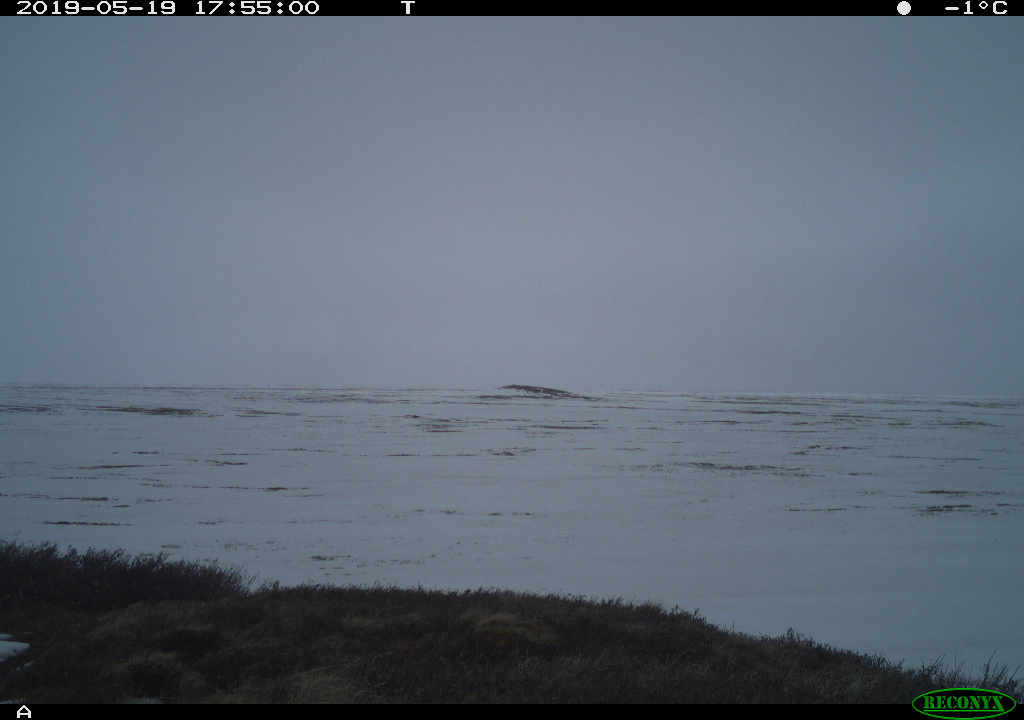
#> input picture img_DS/prudhoe12_DS/raw/2019/100RECNX/RCNX4143.JPG, 2048 x 1440 px, given as the content of the folder DS, which was not available (shown at 1/2 size)
$ python resize.py
#> lines starting #> are read from the running program, lines starting #| are printed output that depends on the picture
from PIL import Image
from pathlib import Path
import os

dst = 'DS_half'

os.makedirs(dst, exist_ok=True)
os.makedirs(os.path.join(dst, 'label'), exist_ok=True)
os.makedirs(os.path.join(dst, 'raw'), exist_ok=True)

fns = Path('DS/').rglob('*.*G')
for i in fns:

    img = Image.open(i)
#> img is the input picture: PIL image 2048x1440 RGB; mean R, G, B 93.6, 105.4, 117.3
    img = img.resize((img.width // 2, img.height // 2))
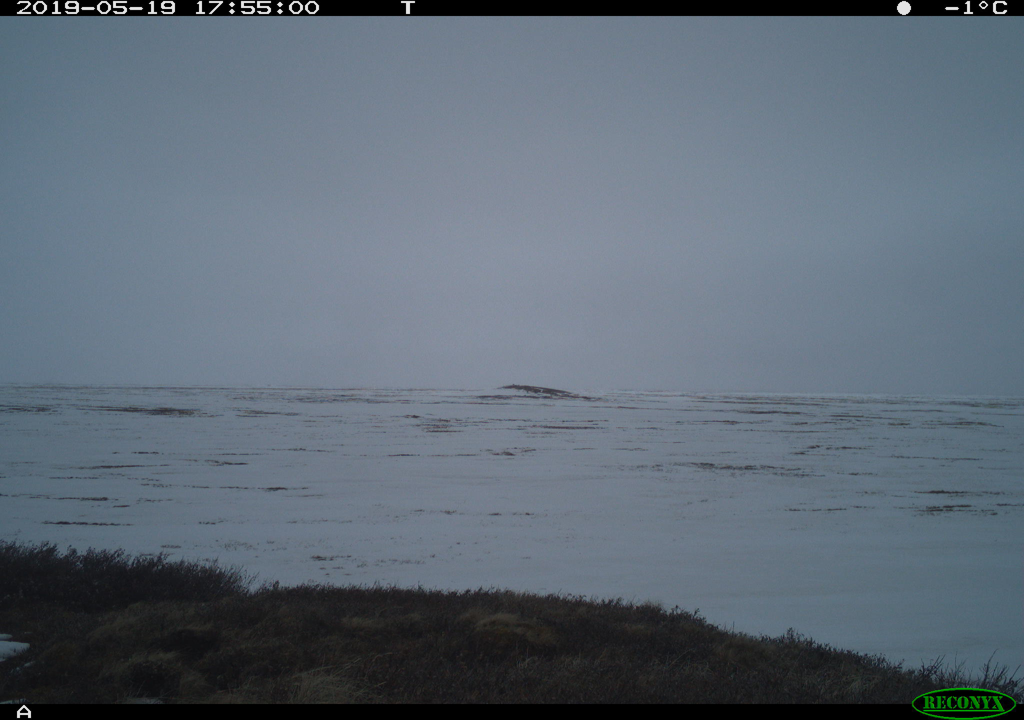
#> img: PIL image 1024x720 RGB; mean R, G, B 93.6, 105.4, 117.3

    new_fn = str(i)[3:].replace('/','_')
    typ = 'label' if (new_fn[:5] == 'label') else 'raw'

    img.save(os.path.join(dst, typ, new_fn))
    print(i)

$ run again, on img_DS/prudhoe12_DS/raw/2019/101RECNX/RCNX0661.JPG
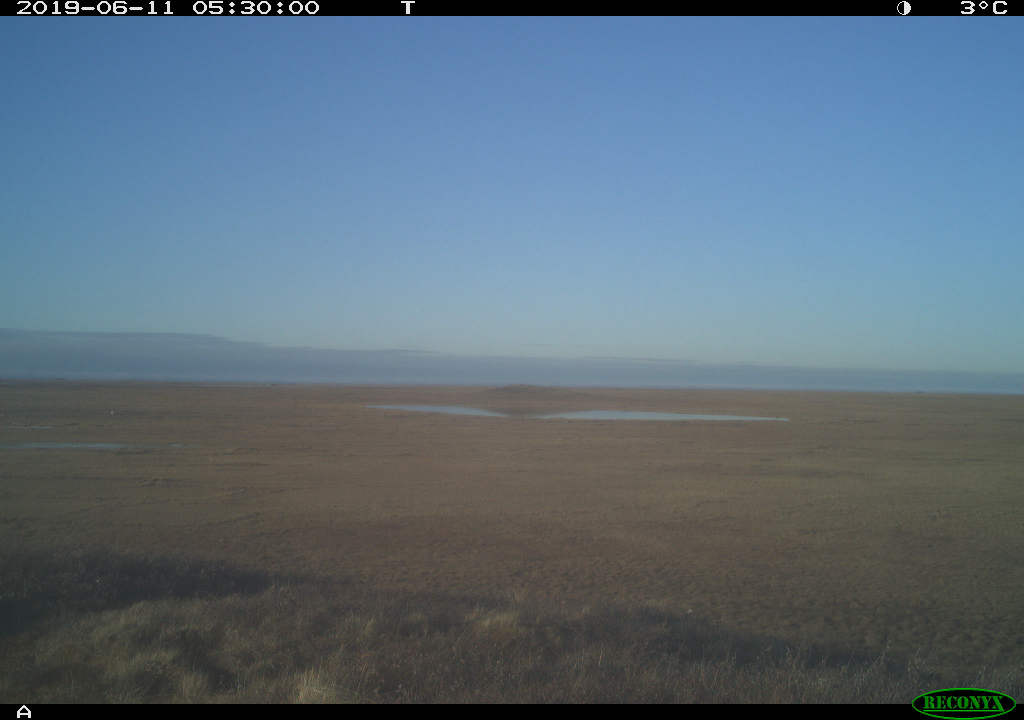
#> input picture img_DS/prudhoe12_DS/raw/2019/101RECNX/RCNX0661.JPG, 2048 x 1440 px, given as the content of the folder DS, which was not available (shown at 1/2 size)
#> img is the input picture: PIL image 2048x1440 RGB; mean R, G, B 91.6, 109.5, 122.9
#> `img = img.resize((img.width // 2, img.height // 2))`:
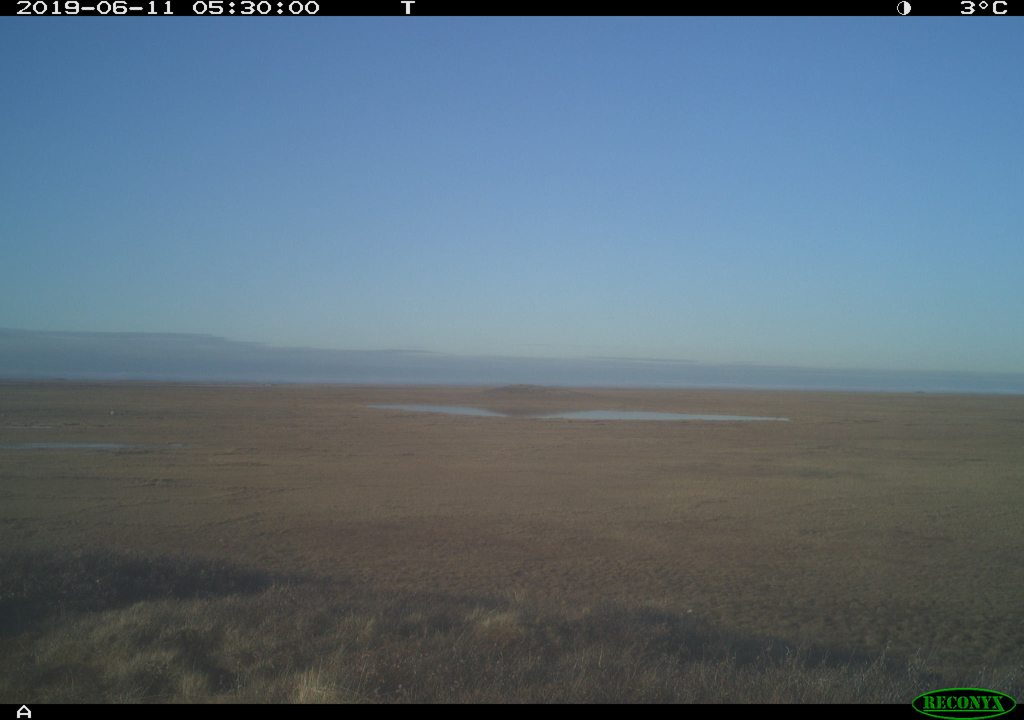
#> img: PIL image 1024x720 RGB; mean R, G, B 91.6, 109.5, 122.9

$ run again, on img_DS/prudhoe12_DS/raw/2019_Summer/100RECNX/RCNX3459.JPG
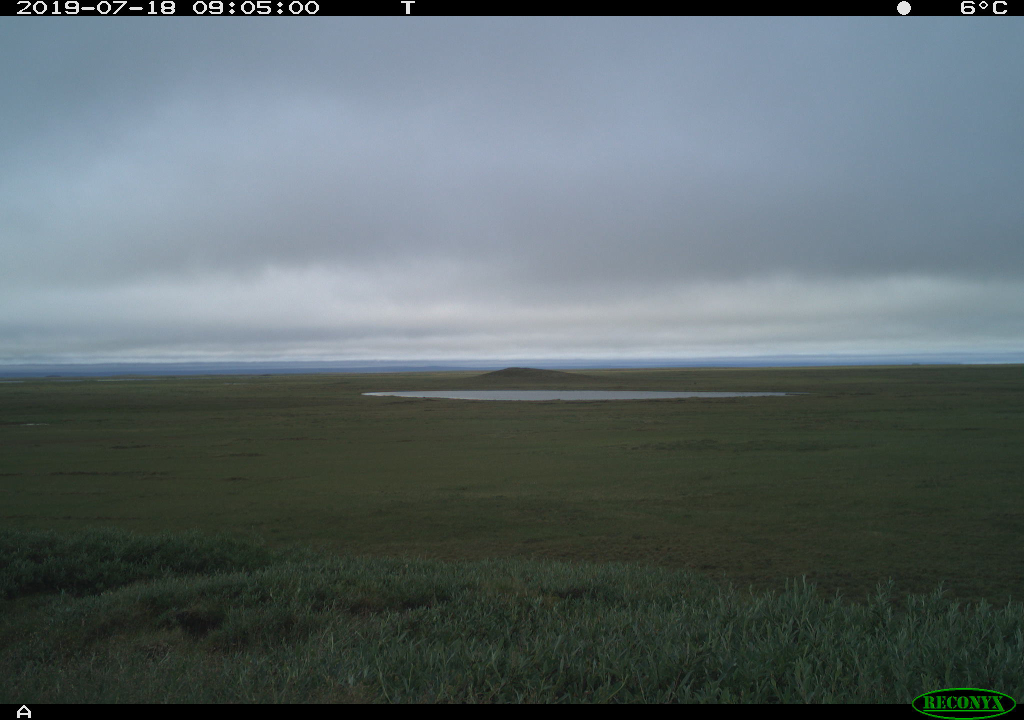
#> input picture img_DS/prudhoe12_DS/raw/2019_Summer/100RECNX/RCNX3459.JPG, 2048 x 1440 px, given as the content of the folder DS, which was not available (shown at 1/2 size)
#> img is the input picture: PIL image 2048x1440 RGB; mean R, G, B 91.4, 103.1, 105.3
#> `img = img.resize((img.width // 2, img.height // 2))`:
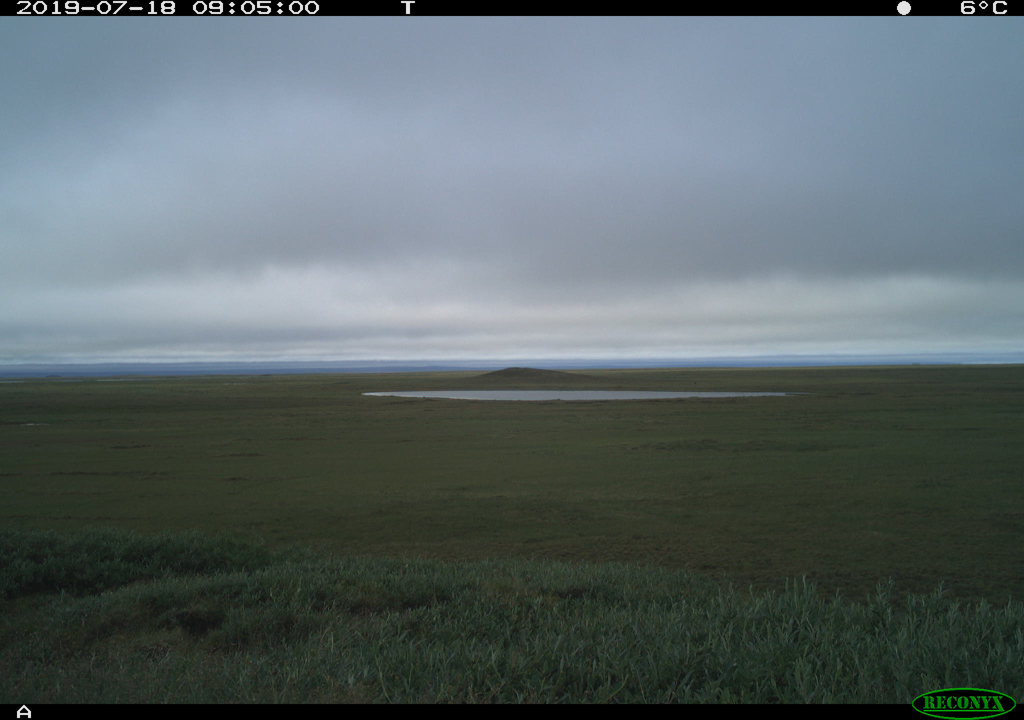
#> img: PIL image 1024x720 RGB; mean R, G, B 91.4, 103.1, 105.3
